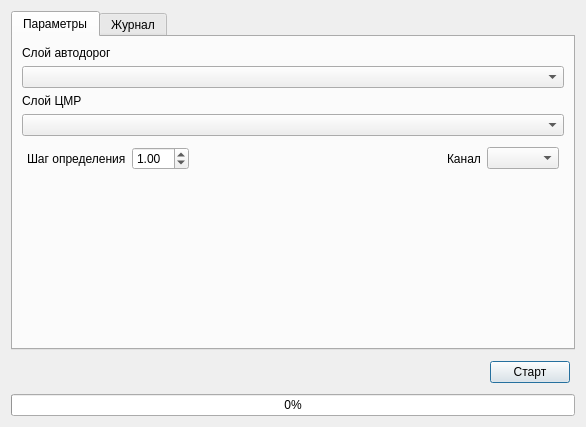
<?xml version="1.0" encoding="UTF-8"?>
<ui version="4.0">
 <class>RoadAnalysisDialogBase</class>
 <widget class="QDialog" name="RoadAnalysisDialogBase">
  <property name="geometry">
   <rect>
    <x>0</x>
    <y>0</y>
    <width>586</width>
    <height>427</height>
   </rect>
  </property>
  <property name="windowTitle">
   <string>Dem Road Analysis</string>
  </property>
  <layout class="QGridLayout" name="gridLayout">
   <item row="2" column="0">
    <widget class="QProgressBar" name="progressBar">
     <property name="value">
      <number>0</number>
     </property>
    </widget>
   </item>
   <item row="1" column="0">
    <layout class="QHBoxLayout" name="horizontalLayout">
     <property name="leftMargin">
      <number>5</number>
     </property>
     <property name="topMargin">
      <number>5</number>
     </property>
     <property name="rightMargin">
      <number>5</number>
     </property>
     <property name="bottomMargin">
      <number>5</number>
     </property>
     <item>
      <spacer name="horizontalSpacer">
       <property name="orientation">
        <enum>Qt::Horizontal</enum>
       </property>
       <property name="sizeHint" stdset="0">
        <size>
         <width>40</width>
         <height>20</height>
        </size>
       </property>
      </spacer>
     </item>
     <item>
      <widget class="QPushButton" name="pushButton_start">
       <property name="text">
        <string>Старт</string>
       </property>
      </widget>
     </item>
    </layout>
   </item>
   <item row="0" column="0">
    <widget class="QTabWidget" name="tabWidget">
     <property name="sizePolicy">
      <sizepolicy hsizetype="MinimumExpanding" vsizetype="MinimumExpanding">
       <horstretch>0</horstretch>
       <verstretch>0</verstretch>
      </sizepolicy>
     </property>
     <property name="styleSheet">
      <string notr="true"/>
     </property>
     <property name="currentIndex">
      <number>0</number>
     </property>
     <widget class="QWidget" name="tab_params">
      <property name="styleSheet">
       <string notr="true"/>
      </property>
      <attribute name="title">
       <string>Параметры</string>
      </attribute>
      <layout class="QGridLayout" name="gridLayout_2">
       <item row="0" column="0">
        <widget class="QLabel" name="label">
         <property name="text">
          <string>Слой автодорог</string>
         </property>
        </widget>
       </item>
       <item row="3" column="0">
        <widget class="QgsMapLayerComboBox" name="mMapLayerComboBox_DEM"/>
       </item>
       <item row="2" column="0">
        <widget class="QLabel" name="label_2">
         <property name="text">
          <string>Слой ЦМР</string>
         </property>
        </widget>
       </item>
       <item row="5" column="0">
        <spacer name="verticalSpacer">
         <property name="orientation">
          <enum>Qt::Vertical</enum>
         </property>
         <property name="sizeHint" stdset="0">
          <size>
           <width>20</width>
           <height>40</height>
          </size>
         </property>
        </spacer>
       </item>
       <item row="1" column="0">
        <widget class="QgsMapLayerComboBox" name="mMapLayerComboBox_lines"/>
       </item>
       <item row="4" column="0">
        <layout class="QHBoxLayout" name="horizontalLayout_2">
         <property name="leftMargin">
          <number>5</number>
         </property>
         <property name="topMargin">
          <number>5</number>
         </property>
         <property name="rightMargin">
          <number>5</number>
         </property>
         <property name="bottomMargin">
          <number>5</number>
         </property>
         <item>
          <widget class="QLabel" name="label_3">
           <property name="text">
            <string>Шаг определения</string>
           </property>
          </widget>
         </item>
         <item>
          <widget class="QDoubleSpinBox" name="doubleSpinBox_sample">
           <property name="value">
            <double>1.000000000000000</double>
           </property>
          </widget>
         </item>
         <item>
          <spacer name="horizontalSpacer_2">
           <property name="orientation">
            <enum>Qt::Horizontal</enum>
           </property>
           <property name="sizeHint" stdset="0">
            <size>
             <width>40</width>
             <height>20</height>
            </size>
           </property>
          </spacer>
         </item>
         <item>
          <widget class="QLabel" name="label_4">
           <property name="text">
            <string>Канал</string>
           </property>
          </widget>
         </item>
         <item>
          <widget class="QComboBox" name="comboBox_band"/>
         </item>
        </layout>
       </item>
      </layout>
     </widget>
     <widget class="QWidget" name="tab_journal">
      <attribute name="title">
       <string>Журнал</string>
      </attribute>
      <layout class="QGridLayout" name="gridLayout_3">
       <item row="0" column="0">
        <widget class="QTextEdit" name="textEdit_log"/>
       </item>
      </layout>
     </widget>
    </widget>
   </item>
  </layout>
 </widget>
 <customwidgets>
  <customwidget>
   <class>QgsMapLayerComboBox</class>
   <extends>QComboBox</extends>
   <header>qgsmaplayercombobox.h</header>
  </customwidget>
 </customwidgets>
 <resources/>
 <connections/>
</ui>
